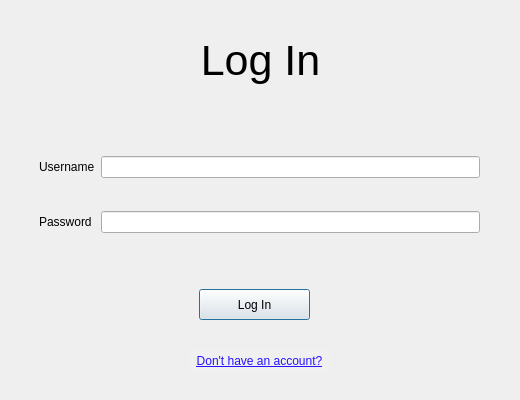
<?xml version="1.0" encoding="UTF-8"?>
<ui version="4.0">
 <class>Dialog</class>
 <widget class="QDialog" name="Dialog">
  <property name="geometry">
   <rect>
    <x>0</x>
    <y>0</y>
    <width>520</width>
    <height>400</height>
   </rect>
  </property>
  <property name="windowTitle">
   <string>Dialog</string>
  </property>
  <widget class="QStackedWidget" name="stackedWidget">
   <property name="geometry">
    <rect>
     <x>9</x>
     <y>129</y>
     <width>501</width>
     <height>261</height>
    </rect>
   </property>
   <property name="frameShape">
    <enum>QFrame::Shape::NoFrame</enum>
   </property>
   <property name="currentIndex">
    <number>0</number>
   </property>
   <widget class="QWidget" name="log_in_page">
    <widget class="QPushButton" name="log_in_btn">
     <property name="geometry">
      <rect>
       <x>190</x>
       <y>160</y>
       <width>111</width>
       <height>31</height>
      </rect>
     </property>
     <property name="text">
      <string>Log In</string>
     </property>
    </widget>
    <widget class="QWidget" name="layoutWidget_6">
     <property name="geometry">
      <rect>
       <x>30</x>
       <y>0</y>
       <width>441</width>
       <height>131</height>
      </rect>
     </property>
     <layout class="QGridLayout" name="log_in_grid">
      <item row="1" column="1">
       <widget class="QLineEdit" name="pass_line"/>
      </item>
      <item row="0" column="1">
       <widget class="QLineEdit" name="username_line"/>
      </item>
      <item row="1" column="0">
       <widget class="QLabel" name="pass_label">
        <property name="text">
         <string>Password</string>
        </property>
       </widget>
      </item>
      <item row="0" column="0">
       <widget class="QLabel" name="username_label">
        <property name="text">
         <string>Username</string>
        </property>
       </widget>
      </item>
     </layout>
    </widget>
    <widget class="QPushButton" name="register_page_btn">
     <property name="geometry">
      <rect>
       <x>180</x>
       <y>220</y>
       <width>141</width>
       <height>24</height>
      </rect>
     </property>
     <property name="styleSheet">
      <string notr="true">QPushButton
{
   border: none;
   background-color: rgb(240, 240, 240);
	text-decoration: underline;
	font: 9pt &quot;Segoe UI&quot; rgb(0, 0, 0);
	color: rgb(0, 0, 255)rgb(5, 80, 255);
	color: rgb(39, 19, 255);

}
</string>
     </property>
     <property name="text">
      <string>Don't have an account?</string>
     </property>
    </widget>
   </widget>
   <widget class="QWidget" name="register_page">
    <widget class="QWidget" name="layoutWidget">
     <property name="geometry">
      <rect>
       <x>20</x>
       <y>0</y>
       <width>461</width>
       <height>191</height>
      </rect>
     </property>
     <layout class="QGridLayout" name="register_grid">
      <item row="0" column="1">
       <widget class="QLineEdit" name="username_line_2"/>
      </item>
      <item row="1" column="1">
       <widget class="QLineEdit" name="pass_line_2"/>
      </item>
      <item row="2" column="1">
       <widget class="QLineEdit" name="confirm_pass_line"/>
      </item>
      <item row="3" column="1">
       <widget class="QWidget" name="widget" native="true">
        <property name="maximumSize">
         <size>
          <width>16777215</width>
          <height>35</height>
         </size>
        </property>
        <layout class="QHBoxLayout" name="horizontalLayout">
         <item>
          <widget class="QRadioButton" name="admin_btn">
           <property name="text">
            <string>Admin</string>
           </property>
          </widget>
         </item>
         <item>
          <widget class="QRadioButton" name="user_btn">
           <property name="text">
            <string>User</string>
           </property>
          </widget>
         </item>
        </layout>
       </widget>
      </item>
      <item row="0" column="0">
       <widget class="QLabel" name="username_label_2">
        <property name="text">
         <string>Username</string>
        </property>
       </widget>
      </item>
      <item row="1" column="0">
       <widget class="QLabel" name="pass_label_2">
        <property name="text">
         <string>Password</string>
        </property>
       </widget>
      </item>
      <item row="2" column="0">
       <widget class="QLabel" name="confirm_pass_label">
        <property name="text">
         <string>Confirm Password</string>
        </property>
       </widget>
      </item>
     </layout>
    </widget>
    <widget class="QPushButton" name="register_btn">
     <property name="geometry">
      <rect>
       <x>190</x>
       <y>200</y>
       <width>111</width>
       <height>31</height>
      </rect>
     </property>
     <property name="text">
      <string>Register</string>
     </property>
    </widget>
   </widget>
  </widget>
  <widget class="QLabel" name="title_label">
   <property name="geometry">
    <rect>
     <x>10</x>
     <y>10</y>
     <width>501</width>
     <height>101</height>
    </rect>
   </property>
   <property name="font">
    <font>
     <pointsize>32</pointsize>
    </font>
   </property>
   <property name="frameShape">
    <enum>QFrame::Shape::NoFrame</enum>
   </property>
   <property name="lineWidth">
    <number>0</number>
   </property>
   <property name="text">
    <string>Log In</string>
   </property>
   <property name="alignment">
    <set>Qt::AlignmentFlag::AlignCenter</set>
   </property>
  </widget>
  <widget class="QLabel" name="warning_label">
   <property name="geometry">
    <rect>
     <x>10</x>
     <y>110</y>
     <width>501</width>
     <height>20</height>
    </rect>
   </property>
   <property name="acceptDrops">
    <bool>false</bool>
   </property>
   <property name="toolTip">
    <string>&lt;html&gt;&lt;head/&gt;&lt;body&gt;&lt;p&gt;&lt;br/&gt;&lt;/p&gt;&lt;/body&gt;&lt;/html&gt;</string>
   </property>
   <property name="styleSheet">
    <string notr="true">color: rgb(255, 0, 0);</string>
   </property>
   <property name="frameShape">
    <enum>QFrame::Shape::NoFrame</enum>
   </property>
   <property name="text">
    <string/>
   </property>
   <property name="textFormat">
    <enum>Qt::TextFormat::PlainText</enum>
   </property>
   <property name="alignment">
    <set>Qt::AlignmentFlag::AlignCenter</set>
   </property>
   <property name="buddy">
    <cstring></cstring>
   </property>
  </widget>
 </widget>
 <resources/>
 <connections/>
</ui>
